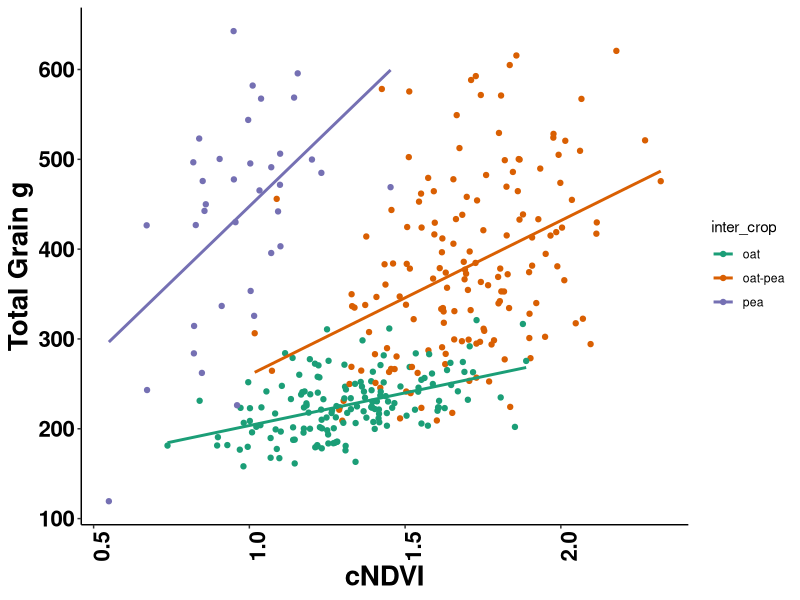
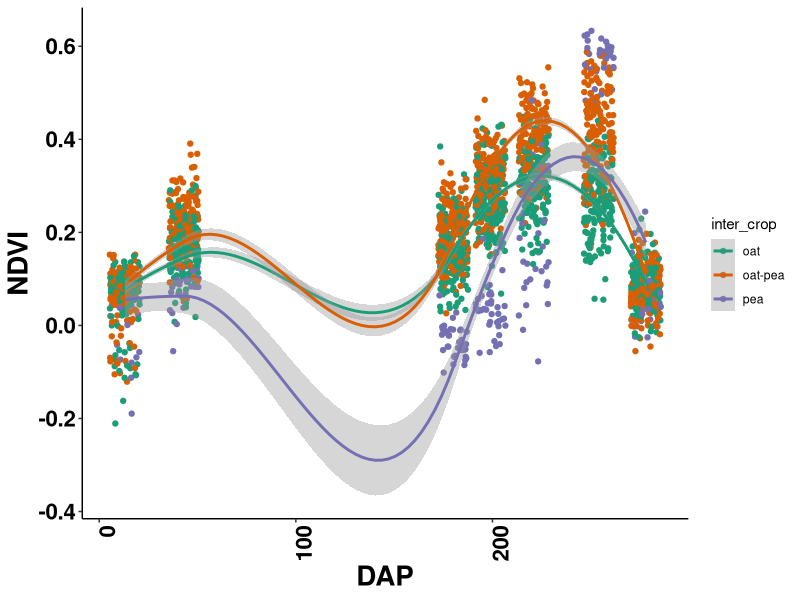
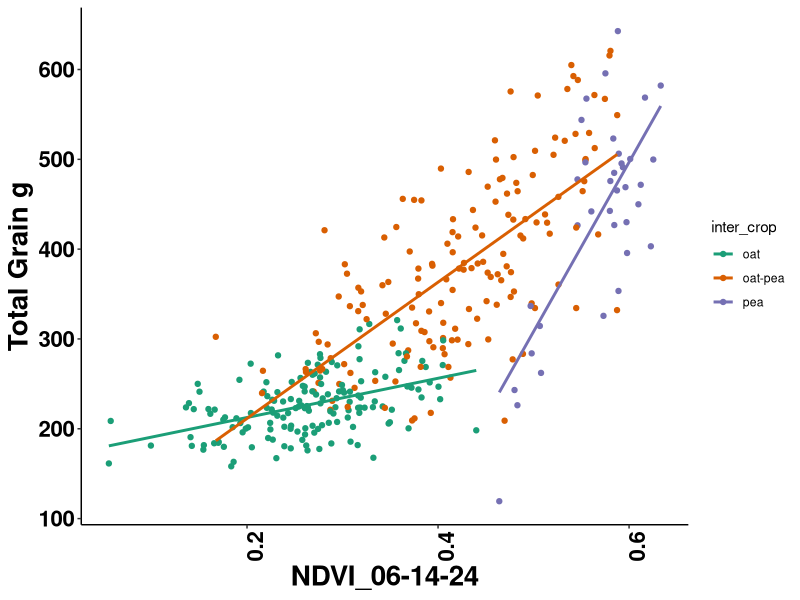
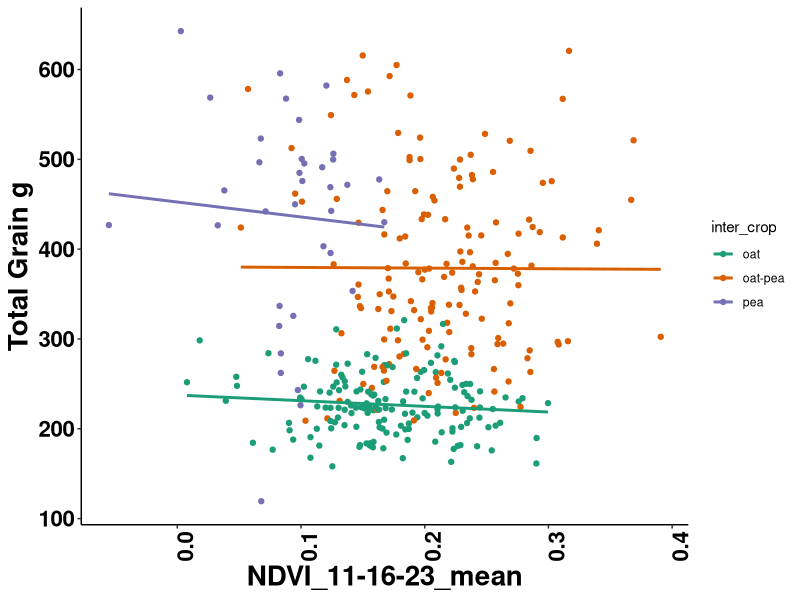
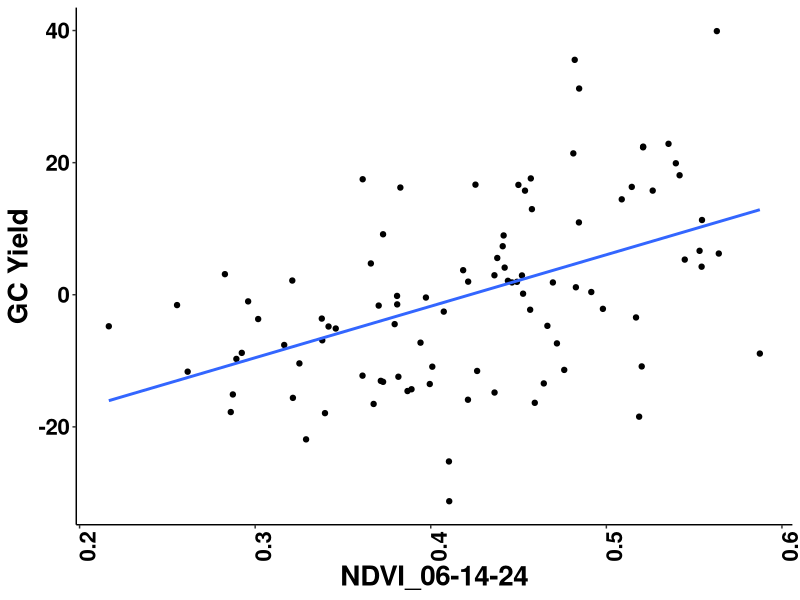
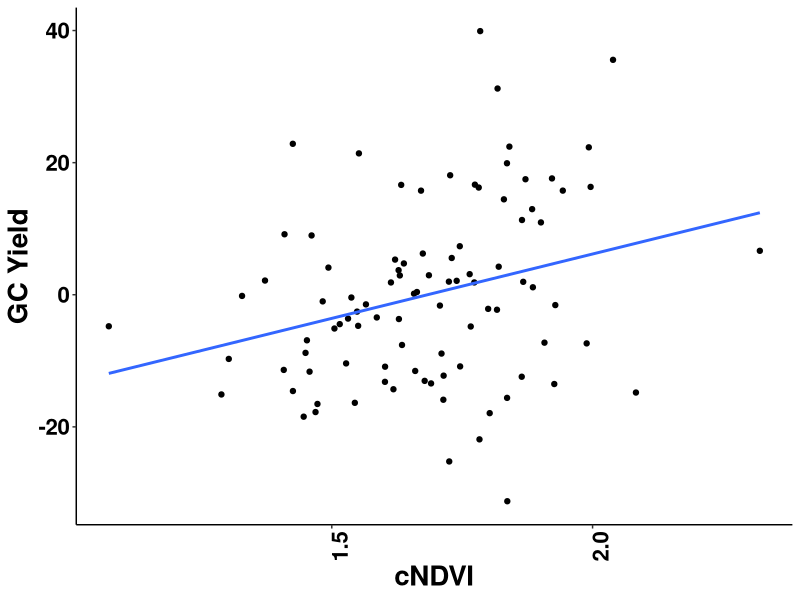
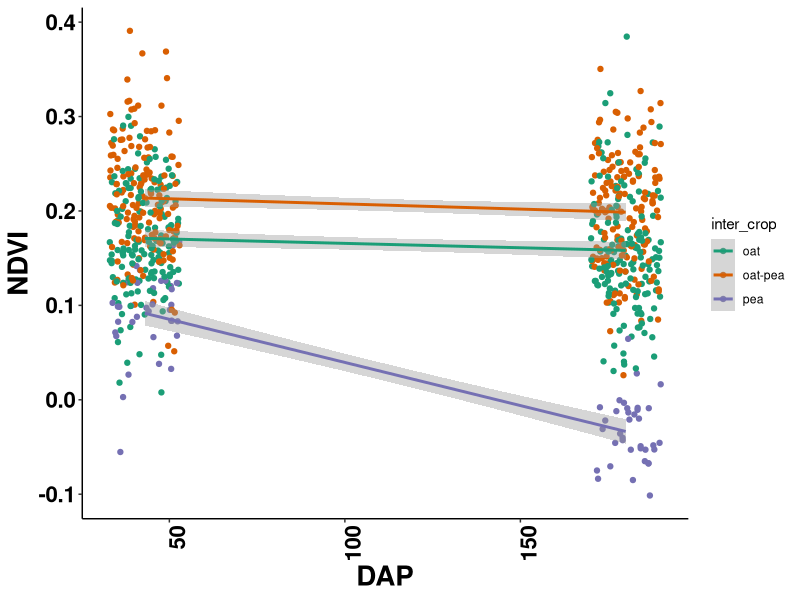
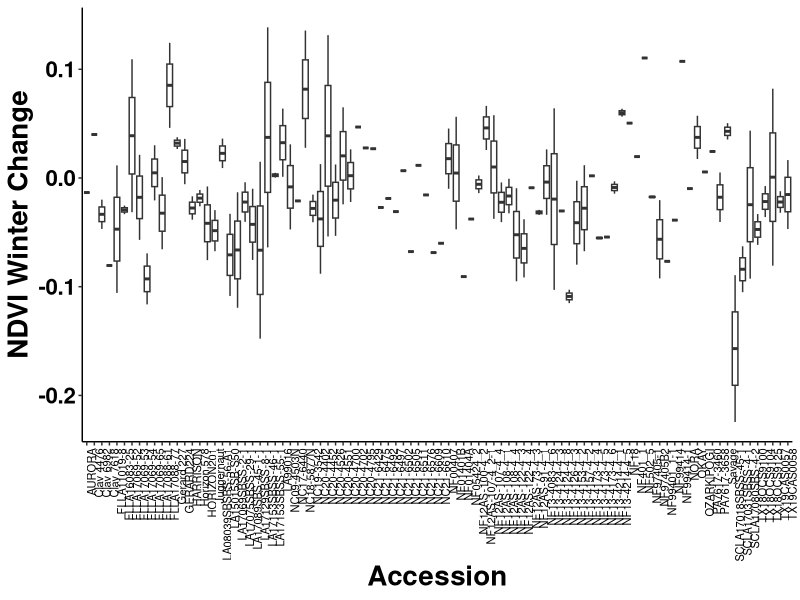

Generate these figures, in order, with R:
## ---- chunk 1
knitr::opts_chunk$set(echo = TRUE,message = FALSE)



## ---- chunk 2
library(readxl)
library(readr)
library(tidyverse)
library(lme4)
library(kableExtra)

## ---- chunk 3
NDVI_10_17_23 <- read_excel("data/NDVI_10-17-23.xlsx")
NDVI_11_16_23 <- read_excel("data/NDVI_11-16-23.xlsx")
NDVI_04_01_24 <- read_excel("data/NDVI_04-01-24.xlsx")
NDVI_04_20_24 <- read_excel("data/NDVI_04-20-24.xlsx")
NDVI_05_12_24 <- read_excel("data/NDVI_05-12-24.xlsx")
NDVI_06_14_24 <- read_excel("data/NDVI_06-14-24.xlsx")
NDVI_07_08_24 <- read_excel("data/NDVI_07-08-24.xlsx")

plot_number_to_plot_boundary <- read_csv("output/plot_number_to_plot_boundary.csv")
## ---- chunk 4
Cornell_WinterOatPeaIntercrop_2024_Ithaca <- read_csv("data/Cornell_WinterOatPeaIntercrop_2024_Ithaca.csv")

Cornell_WinterOatPeaIntercrop_2024_Ithaca_plot_meta <- read_excel("data/Cornell_WinterOatPeaIntercrop_2024_Ithaca_plot_meta.xlsx")
## ---- chunk 5
Cornell_WinterOatPeaIntercrop_2024_Ithaca
## ---- chunk 6
Cornell_WinterOatPeaIntercrop_2024_Ithaca_plot_meta  %>% 
  kable(align = "c") %>% 
  kable_classic(full_width=F,position = "left")%>% 
  scroll_box(width = "900px", height = "300px")
## ---- chunk 7
ndvi <- bind_cols(

NDVI_10_17_23[,1:4],

NDVI_10_17_23[,7],
NDVI_11_16_23[,7],
NDVI_04_01_24[,7],
NDVI_04_20_24[,7],
NDVI_05_12_24[,7],
NDVI_06_14_24[,7],
NDVI_07_08_24[,7]
)

ndvi <- ndvi %>% 
  mutate(pg_id = str_c(prow,"_",pcol,"_",grow,"_",gcol)) %>% 

  left_join(plot_number_to_plot_boundary %>% 
              mutate(pg_id = str_c(prow,"_",pcol,"_",grow,"_",gcol)) %>% 
              select(plot_number,subplot,pg_id)) %>% 
  relocate(plot_number,subplot,pg_id)

## ---- chunk 8

ndvi%>% 
  kable(align = "c") %>% 
  kable_classic(full_width=F,position = "left")%>% 
  scroll_box(width = "900px", height = "300px")

## ---- chunk 9

plot_data <- Cornell_WinterOatPeaIntercrop_2024_Ithaca %>% 
  mutate("plot_name" = if_else(observationLevel == "subplot",str_sub(observationUnitName,end = -11), observationUnitName)) %>% 
  left_join(Cornell_WinterOatPeaIntercrop_2024_Ithaca_plot_meta,join_by(plot_name) ) %>% 
  
  rowwise() %>% 
  mutate(pea_yield = if_else(inter_crop == "pea",
                             sum(`Grain yield - g/m2|CO_350:0000260`,`Pea grain yield - g/m2|COMP:0000049`,na.rm=TRUE),`Pea grain yield - g/m2|COMP:0000049` )) %>% 
  mutate(oat_yield = if_else(inter_crop == "oat",
                             sum(`Grain yield - g/m2|CO_350:0000260`,`Pea grain yield - g/m2|COMP:0000049`,na.rm=TRUE),`Grain yield - g/m2|CO_350:0000260` )) %>% 
  mutate(pea_yield = if_else(inter_crop == "oat", 0 , pea_yield )) %>% 
  mutate(oat_yield = if_else(inter_crop == "pea", 0 , oat_yield )) %>% 
  mutate("total_yield" = oat_yield+pea_yield) %>% 
  
  select(observationLevel,observationUnitDbId,inter_crop ,source,
         replicate,plotNumber,germplasmName, inter_crop,
         oat_yield,
         pea_yield,
         total_yield,
         `Lodging severity - 0-9 Rating|CO_350:0005007`,
         `Freeze damage severity - 0-9 Rating|CO_350:0005001`,
         `Winter survival - percent|CO_350:0000170`) %>% 
  
  filter(observationLevel == "plot") %>% 
  filter(source != "Barley") %>% 
  filter(source != "Martens") 

plot_data
## ---- chunk 10
ndvi_s2 <- ndvi %>% 
  filter(gcol == 2) #for yield, NDVI analysis I'm only using NDVI values from subplot 2 because they represent the actual grain harvested area, and they were never biomass sampled which would be problematic for the cNDVI

cNDVI_plot_data <- plot_data %>% 
  select(plotNumber,germplasmName,replicate,inter_crop,oat_yield,pea_yield,total_yield) %>% 
  left_join(ndvi_s2, by=join_by(plotNumber == plot_number)) %>% 
  mutate(cNDVI = rowSums(across(`NDVI_10-17-23_mean`:`NDVI_07-08-24_mean`)))  
  
cNDVI_plot_data
## ---- chunk 11
cNDVI_plot_data %>% 

 ggplot(aes(cNDVI,total_yield,color=inter_crop))+
  geom_point() +
  geom_smooth(se = FALSE, method = lm)+
  xlab("cNDVI")+
  ylab("Total Grain g")+
  scale_color_brewer(palette="Dark2")+
  theme_classic()+
  theme(axis.text.x=element_text(angle = 90, hjust = 1))+
  theme(axis.text=element_text(size=20), axis.title=element_text(size=20,face="bold"))+
  theme(axis.text.x = element_text(face = "bold", color = "black", size = 16))+
  theme(axis.text.y = element_text(face = "bold", color = "black", size = 16))

## ---- chunk 12

ndvi_s2.1 <- ndvi_s2 %>% 
  filter(gcol == 2) %>% 
  select(plot_number,`NDVI_10-17-23_mean`:`NDVI_07-08-24_mean`)

time_series_plot_data <- plot_data %>% 
  select(plotNumber,germplasmName,replicate,inter_crop,oat_yield,pea_yield,total_yield,`Freeze damage severity - 0-9 Rating|CO_350:0005001`) %>% 
  left_join(ndvi_s2.1, by=join_by(plotNumber == plot_number)) 

dap_names <- c("plotNumber","germplasmName","replicate",
               "inter_crop","oat_yield","pea_yield","total_yield","freeze",
               13,43,180,199,221,254,278)

names = c(colnames(time_series_plot_data))

colnames(time_series_plot_data) <- dap_names



## ---- chunk 13

time_series_plot_data %>% 
  pivot_longer(`13`:`278`, names_to = "dap", values_to = "ndvi" ) %>% 
  mutate(dap = as.numeric(dap)) %>% 
  ggplot(aes(dap,ndvi,color=inter_crop))+
  geom_jitter() +
  geom_smooth(se = TRUE, method = loess,span=1)+
  xlab("DAP")+
  ylab("NDVI")+
  scale_color_brewer(palette="Dark2")+
  theme_classic()+
  theme(axis.text.x=element_text(angle = 90, hjust = 1))+
  theme(axis.text=element_text(size=20), axis.title=element_text(size=20,face="bold"))+
  theme(axis.text.x = element_text(face = "bold", color = "black", size = 16))+
  theme(axis.text.y = element_text(face = "bold", color = "black", size = 16))



## ---- chunk 14
plot_data %>% 
  select(plotNumber,germplasmName,replicate,inter_crop,oat_yield,pea_yield,total_yield) %>% 
  left_join(ndvi_s2, by=join_by(plotNumber == plot_number)) %>% 
  mutate(cNDVI = rowSums(across(`NDVI_10-17-23_mean`:`NDVI_07-08-24_mean`))) %>% 
  
  ggplot(aes(`NDVI_06-14-24_mean`,total_yield,color=inter_crop))+
  geom_point() +
  geom_smooth(se = FALSE, method = lm)+
  xlab("NDVI_06-14-24")+
  ylab("Total Grain g")+
  scale_color_brewer(palette="Dark2")+
  theme_classic()+
  theme(axis.text.x=element_text(angle = 90, hjust = 1))+
  theme(axis.text=element_text(size=20), axis.title=element_text(size=20,face="bold"))+
  theme(axis.text.x = element_text(face = "bold", color = "black", size = 16))+
  theme(axis.text.y = element_text(face = "bold", color = "black", size = 16))
## ---- chunk 15
plot_data %>% 
  select(plotNumber,germplasmName,replicate,inter_crop,oat_yield,pea_yield,total_yield) %>% 
  left_join(ndvi_s2, by=join_by(plotNumber == plot_number)) %>% 
  mutate(cNDVI = rowSums(across(`NDVI_10-17-23_mean`:`NDVI_07-08-24_mean`))) %>% 
  
  ggplot(aes(`NDVI_11-16-23_mean`,total_yield,color=inter_crop))+
  geom_point() +
  geom_smooth(se = FALSE, method = lm)+
  xlab("NDVI_11-16-23_mean")+
  ylab("Total Grain g")+
  scale_color_brewer(palette="Dark2")+
  theme_classic()+
  theme(axis.text.x=element_text(angle = 90, hjust = 1))+
  theme(axis.text=element_text(size=20), axis.title=element_text(size=20,face="bold"))+
  theme(axis.text.x = element_text(face = "bold", color = "black", size = 16))+
  theme(axis.text.y = element_text(face = "bold", color = "black", size = 16))




## ---- chunk 16

model_data <- plot_data %>% 
  select(plotNumber,germplasmName,replicate,inter_crop,oat_yield,pea_yield,total_yield) %>% 
  left_join(ndvi_s2, by=join_by(plotNumber == plot_number)) %>% 
  mutate(cNDVI = rowSums(across(`NDVI_10-17-23_mean`:`NDVI_07-08-24_mean`)))


model_data <- model_data %>% 
  select(germplasmName,replicate,inter_crop,total_yield,`NDVI_10-17-23_mean`:cNDVI) %>% 
  rename(block = replicate) %>% 
  filter(inter_crop == "oat-pea") # select only oat-pea yields

## ---- chunk 17
model_data%>% 
  kable(align = "c") %>% 
  kable_classic(full_width=F,position = "left")%>% 
  scroll_box(width = "900px", height = "300px")

## ---- chunk 18

yield <- lme4::lmer(total_yield ~ (1|germplasmName) + (1|block),
           data = model_data)


df_trait <- as.data.frame(VarCorr(yield))
vg_trait <- df_trait[df_trait$grp == "germplasmName","vcov"]
ve_trait <- df_trait[df_trait$grp == "Residual", "vcov"]
h2_trait <- vg_trait/(vg_trait + ve_trait/(2))

h2_yield <- h2_trait

h2_yield

## ---- chunk 19

ndvi <- lme4::lmer(`NDVI_06-14-24_mean` ~ (1|germplasmName) + (1|block),
                    data = model_data)

df_trait <- as.data.frame(VarCorr(ndvi))
vg_trait <- df_trait[df_trait$grp == "germplasmName","vcov"]
ve_trait <- df_trait[df_trait$grp == "Residual", "vcov"]

h2_trait <- vg_trait/(vg_trait + ve_trait/(2))

h2_ndvi <- h2_trait

h2_ndvi

## ---- chunk 20
GC_yield <- ranef(yield)$germplasmName

GC_ndvi <- ranef(ndvi)$germplasmName

GC_yield <- GC_yield %>%
  rownames_to_column(var = "germplasmName")%>% 
  rename(GC_yield = "(Intercept)")


GC_ndvi <- GC_ndvi %>% 
  rownames_to_column(var = "germplasmName")%>% 
  rename(GC_ndvi = "(Intercept)")

## ---- chunk 21


model_data %>% 
  select(germplasmName,`NDVI_06-14-24_mean`) %>% 
  group_by(germplasmName) %>% 
  summarise(mean_ndvi = mean(`NDVI_06-14-24_mean`)) %>% 
  left_join(GC_yield) %>% 
    ggplot(aes(mean_ndvi,GC_yield))+
    geom_point() +
    geom_smooth(se = FALSE, method = lm)+
    xlab("NDVI_06-14-24")+
    ylab("GC Yield")+
    scale_color_brewer(palette="Dark2")+
    theme_classic()+
    theme(axis.text.x=element_text(angle = 90, hjust = 1))+
    theme(axis.text=element_text(size=20), axis.title=element_text(size=20,face="bold"))+
    theme(axis.text.x = element_text(face = "bold", color = "black", size = 16))+
    theme(axis.text.y = element_text(face = "bold", color = "black", size = 16))

## ---- chunk 22


model_data %>% 
  select(germplasmName,`cNDVI`) %>% 
  group_by(germplasmName) %>% 
  summarise(mean_ndvi = mean(`cNDVI`)) %>% 
  left_join(GC_yield) %>% 
    ggplot(aes(mean_ndvi,GC_yield))+
    geom_point() +
    geom_smooth(se = FALSE, method = lm)+
    xlab("cNDVI")+
    ylab("GC Yield")+
    scale_color_brewer(palette="Dark2")+
    theme_classic()+
    theme(axis.text.x=element_text(angle = 90, hjust = 1))+
    theme(axis.text=element_text(size=20), axis.title=element_text(size=20,face="bold"))+
    theme(axis.text.x = element_text(face = "bold", color = "black", size = 16))+
    theme(axis.text.y = element_text(face = "bold", color = "black", size = 16))

## ---- chunk 23
time_series_plot_data %>% 
  pivot_longer(`13`:`278`, names_to = "dap", values_to = "ndvi" ) %>% 
  mutate(dap = as.numeric(dap)) %>% 
  filter(dap == 43| dap == 180) %>% 
  ggplot(aes(dap,ndvi,color=inter_crop))+
  geom_jitter(width = 10) +
  geom_smooth(se = TRUE, method = lm)+
  xlab("DAP")+
  ylab("NDVI")+
  scale_color_brewer(palette="Dark2")+
  theme_classic()+
  theme(axis.text.x=element_text(angle = 90, hjust = 1))+
  theme(axis.text=element_text(size=20), axis.title=element_text(size=20,face="bold"))+
  theme(axis.text.x = element_text(face = "bold", color = "black", size = 16))+
  theme(axis.text.y = element_text(face = "bold", color = "black", size = 16))
## ---- chunk 24

time_series_plot_data %>% 
  mutate(winter_change = `180` - `43`) %>% 
  filter(inter_crop == "oat-pea") %>% 
  ggplot(aes(germplasmName,winter_change))+
  geom_boxplot()+
  xlab("Accession")+
  ylab("NDVI Winter Change")+
  scale_color_brewer(palette="Dark2")+
  theme_classic()+
  theme(axis.text.x=element_text(angle = 90, hjust = 1))+
  theme(axis.text=element_text(size=20), axis.title=element_text(size=20,face="bold"))+
  theme(axis.text.x = element_text( color = "black", size = 8))+
  theme(axis.text.y = element_text(face = "bold", color = "black", size = 16))


## ---- chunk 25

## why are there warnings
time_series_plot_data %>%   
    left_join(plot_data, by = "plotNumber") %>% 
  mutate(winter_change = `180` - `43`) %>% 
  filter(inter_crop.x == "oat") %>% 
  mutate(freeze_damage = `Freeze damage severity - 0-9 Rating|CO_350:0005001`) %>% 
  ggplot(aes(`Freeze damage severity - 0-9 Rating|CO_350:0005001`, winter_change))+
    geom_point()+
  geom_smooth()+
  ylab("NDVI Winter Change")+
  scale_color_brewer(palette="Dark2")+
  theme_classic()+
  theme(axis.text.x=element_text(angle = 90, hjust = 1))+
  theme(axis.text=element_text(size=20), axis.title=element_text(size=20,face="bold"))+
  theme(axis.text.x = element_text( color = "black", size = 16))+
  theme(axis.text.y = element_text(face = "bold", color = "black", size = 16))



## ---- chunk 26

rep_geno_2 <- time_series_plot_data %>%   
  left_join(plot_data, by = "plotNumber") %>% 
  mutate(winter_change = `180` - `43`) %>% 
  filter(inter_crop.x == "oat") %>% 
  select(germplasmName.x, winter_change, replicate.x) %>% 
  group_by(germplasmName.x) %>% 
  count() %>% 
  filter(n == 2)

h2_data <- time_series_plot_data %>%   
  left_join(plot_data, by = "plotNumber") %>% 
  mutate(winter_change = `180` - `43`) %>% 
  filter(inter_crop.x == "oat") %>% 
  select(germplasmName.x, winter_change, replicate.x,freeze) %>% 
  filter(germplasmName.x %in% c(rep_geno_2$germplasmName.x)) %>% 
  rename(germplasmName = germplasmName.x) %>% 
  rename(block = replicate.x)

## ---- chunk 27

h2_data %>% 
  kable(align = "c") %>% 
  kable_classic(full_width=F,position = "left")%>% 
  scroll_box(width = "900px", height = "300px")


## ---- chunk 28

lm_trait <- lme4::lmer(winter_change ~ (1|germplasmName) + (1|block),
                       data = h2_data)

df_trait <- as.data.frame(VarCorr(lm_trait))
vg_trait <- df_trait[df_trait$grp == "germplasmName","vcov"]
ve_trait <- df_trait[df_trait$grp == "Residual", "vcov"]

h2_trait <- vg_trait/(vg_trait + ve_trait/(2))

h2_ndvi_winter_change  <- h2_trait




lm_trait <- lme4::lmer(freeze ~ (1|germplasmName) + (1|block),
                       data = h2_data)

df_trait <- as.data.frame(VarCorr(lm_trait))
vg_trait <- df_trait[df_trait$grp == "germplasmName","vcov"]
ve_trait <- df_trait[df_trait$grp == "Residual", "vcov"]

h2_trait <- vg_trait/(vg_trait + ve_trait/(2))

h2_freeze_damage <- h2_trait


## ---- chunk 29

h2_ndvi_winter_change
h2_freeze_damage
